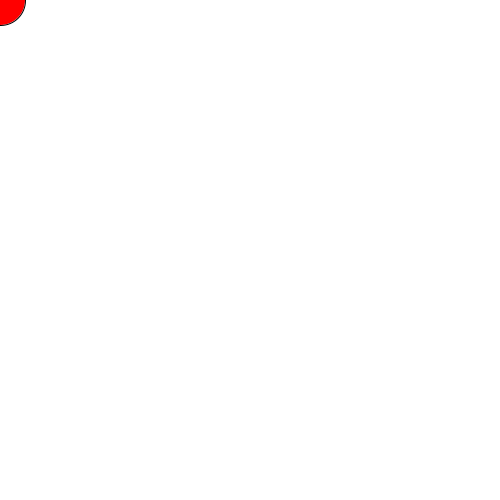
Frame 1 (no input)
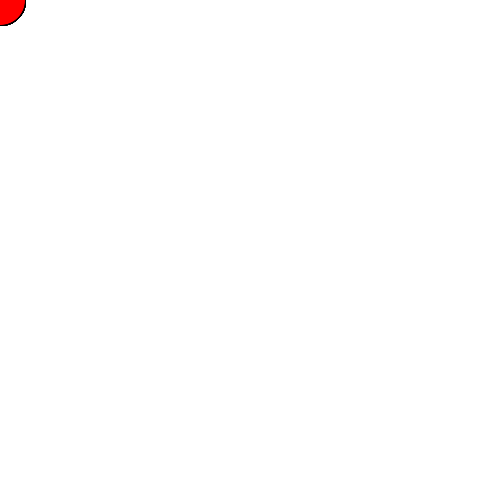
Frame 60 (the mouse pressed at the canvas centre just before this capture)
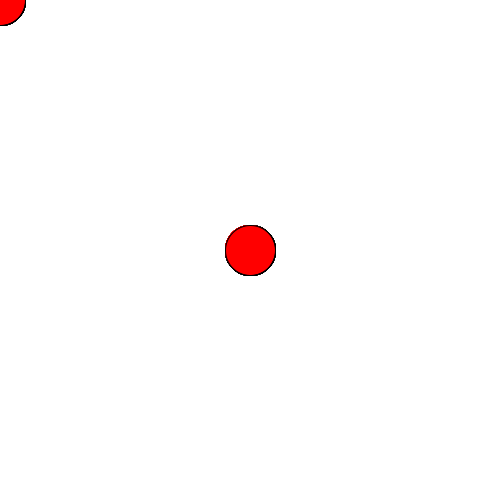
Frame 120 (the mouse held since frame 60 and released just before this capture)

The Processing sketch that drew these frames (run headless with seeded random() and noise(); from frame 60 on, the mouse is pressed at the canvas centre):

// Processing sketch: day04_02_mouse
// ── day04_02_mouse.pde
//----------------------------------------------------
// DT Bootcamp 2013, Parsons the New School for Design. 
// Day 4, Example 2, Theme: Mouse Interaction
// This sketch is built upon the previous. The idea is to gradually introduce the idea of mouse interaction in Processing.
// Start with directly substuting mouseX & Y for xPos, yPos. Explain the reasoning behind assigning mouseX to xPos1, etc. 
//----------------------------------------------------

//Declare variables
int xPos1; //x position of circle
int yPos1; //y position of circle
int rad1; //radius of circle

//Setup function
void setup() {
  size(500, 500); //Size of our sketch's window
  background(255); //Set the background color of the window to be white
  
  xPos1 = width/2; //Initialize this variable to be half of the width of the window
  yPos1 = height/2; //Initialize this variable to be half of the height of the window
  rad1 = 50; //Initialize the size of the circle to be 50 pixels
}

//Draw function
void draw() {
  xPos1 = mouseX; //Every frame, assign the x position to be the current position of the mouse in the x direction
  yPos1 = mouseY; //Every frame, assign the y position to be the current position of the mouse in the y direction
  fill(255, 0, 0); //Sets the fill of the circle to be red
  ellipse(xPos1, yPos1, rad1, rad1); //Draw the circle according to the variables we declared earlier
}
